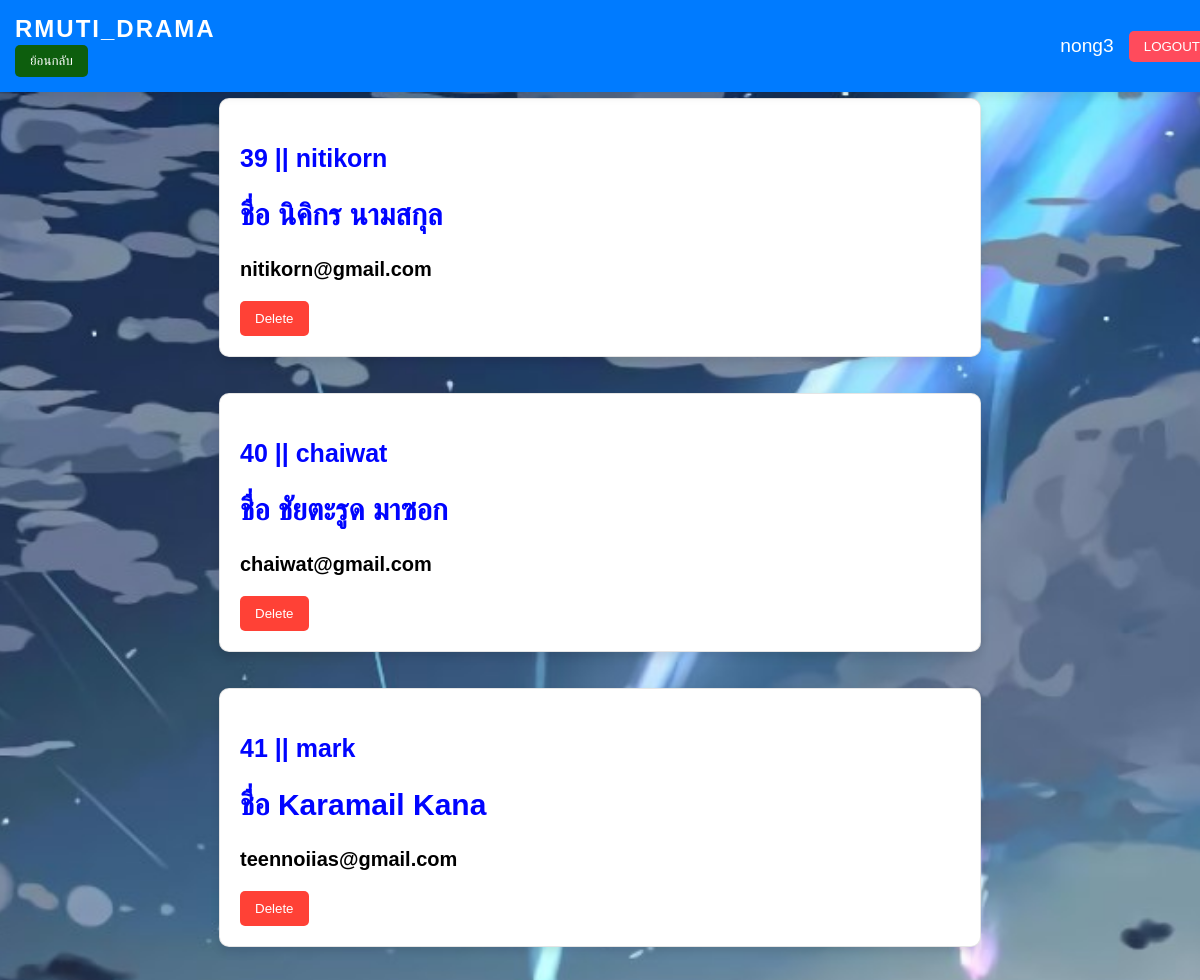
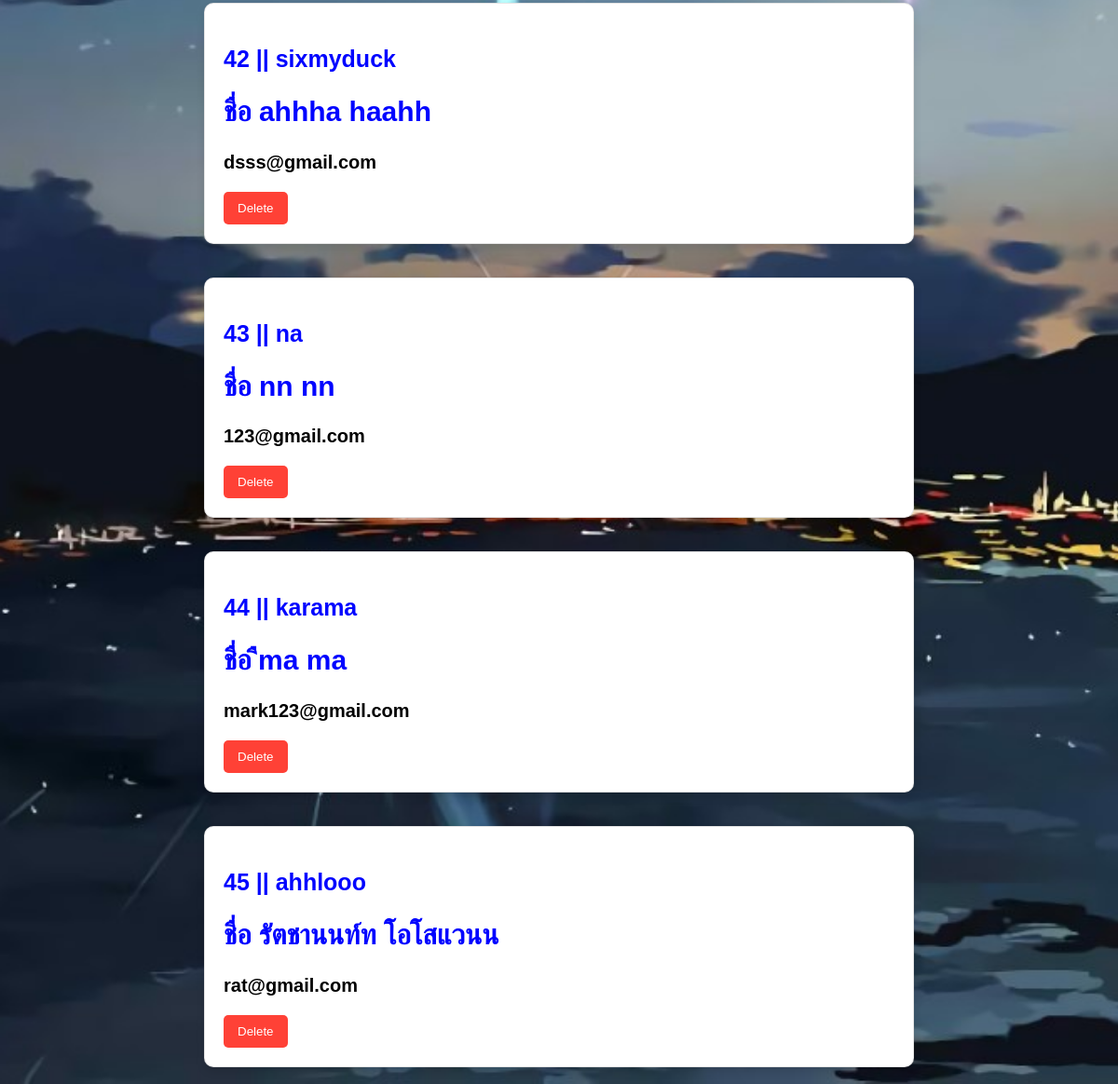
/useredit.php (signed in), run on the app's committed database (2 pictures, top to bottom).
### tables this page shows
CREATE TABLE `users` (
  `userid` int(11) NOT NULL,
  `firstname` varchar(255) DEFAULT NULL,
  `lastname` varchar(255) DEFAULT NULL,
  `email` varchar(255) DEFAULT NULL,
  `password` varchar(255) DEFAULT NULL,
  `privilege` int(1) NOT NULL,
  `username` varchar(50) NOT NULL
);

### useredit.php (the view, shortened to what this page needs)
<!DOCTYPE html>
<html lang="en">
    <head>
        <?php
            $servername = "localhost";
            $db_username = "root";
            $db_password = "";
            $dbname = "webboardd";
            $conn = new mysqli($servername, $db_username, $db_password, $dbname);
            mysqli_query($conn, "set NAMES utf8");
            mysqli_query($conn, "set character set utf8");
            mysqli_set_charset($conn, "utf8");
            if (isset($_SESSION['username'])) {
                $username = $_SESSION['username'];
            }
            else{
                header("Refresh: 3; URL=login.php ");
            }
        ?>
        <link rel="stylesheet" href="stylemain.css?v=<?=time()?>">
        <div class="header">
            <div class="site-name">RMUTI_DRAMA
                <form method="POST">
                    <button class="" type="submit" name="main">ย้อนกลับ</button>
                </form>
            </div>
            <div class="user-section">
                <span><?php echo htmlspecialchars($username); ?></span>
                <form method="POST">
                    <button type="submit" name="logout">LOGOUT</button>
                </form>
            </div>
        </div>
    </head>
    <body>
        <?php
            $getuser = $conn->query("SELECT u.userid, u.username, u.firstname, u.lastname, u.email, u.privilege  FROM users u ORDER BY u.userid;");
            if($getuser){
            while ($rowx = $getuser->fetch_assoc()) {
                $userid = $rowx['userid'];
                $username = $rowx['username'];
                $firstname = $rowx['firstname'];
                $lastname = $rowx['lastname'];
                $email = $rowx['email'];
                $privilege = $rowx['privilege'];
                if($privilege < 2)
                {
        ?>
        <br>
        <div class="post-item">
            <div class="post-header">
                <h3><?php echo $userid; ?> || <?php echo $username;?></h3>
                <h2>ชื่อ <?php echo $firstname; ?>  <?php echo $lastname;?></h2>
                <p><?php echo $email; ?></p>
            </div>
            <div class="post-actions">
                <form method="POST">
                    <button type="submit" name="check" class="delete">Delete</button>
                </form>
            </div>
        </div>
        <br>
        <?php
                }
            }
        }
        ?>
    </body>
</html>

### stylemain.css (style rules this page uses)
body { background-image: url("images/a84x.jpg"); margin: 0; padding-top: 80px; font-family: 'Arial', sans-serif; background-attachment: fixed; background-size: cover; background-position: center; }
.header { background-color: #007bff; color: white; padding: 15px 15px; display: flex; justify-content: space-between; align-items: center; box-shadow: 0 4px 10px rgba(0, 0, 0, 0.1); position: fixed; top: 0; left: 0; width: 100%; z-index: 1000; }
.header .site-name { font-size: 1.5em; font-weight: bold; letter-spacing: 2px; }
.header .user-section { display: flex; align-items: center; }
.header .user-section span { margin-right: 15px; font-size: 1.2em; }
.header .user-section button { padding: 8px 15px; background-color: #ff4b5c; color: white; border: none; border-radius: 5px; cursor: pointer; transition: background-color 0.3s ease; }
.header button { padding: 8px 15px; background-color: #0d5e0d; color: white; border: none; border-radius: 5px; cursor: pointer; transition: background-color 0.3s ease; }
.post, .post-item { background-color: #ffffff; border-radius: 10px; box-shadow: 0 5px 10px rgba(0, 0, 0, 0.1); padding: 20px; margin-bottom: 30px; border: 1px solid rgba(0, 0, 0, 0.1); width: 60%; margin: 0 auto; }
.post-header { font-size: 20px; font-weight: bold; color: #000000; }
.post-header h2 { font-weight: bold; color: #0004ff; }
.post-header h3 { font-size: 25px; font-weight: bold; color: #0004ff; }
.post-actions button { padding: 10px 15px; background-color: #ff4136; color: white; border: none; border-radius: 5px; cursor: pointer; position: static; transition: background-color 0.3s ease; margin-right: 10px; }

### data on the page
users: userid "39", username "nitikorn", firstname "นิคิกร", lastname "นามสกุล", email "nitikorn@gmail.com"
users: userid "40", username "chaiwat", firstname "ชัยตะรูด", lastname "มาซอก", email "chaiwat@gmail.com"
users: userid "41", username "mark", firstname "Karamail", lastname "Kana", email "teennoiias@gmail.com"
users: userid "42", username "sixmyduck", firstname "ahhha", lastname "haahh", email "dsss@gmail.com"
users: userid "43", username "na", firstname "nn", lastname "nn", email "123@gmail.com"
users: userid "44", username "karama", firstname "ืma", lastname "ma", email "mark123@gmail.com"
users: userid "45", username "ahhlooo", firstname "รัตชานนท์ท", lastname "โอโสแวนน", email "rat@gmail.com"

### other printed values
$username "nong3"
